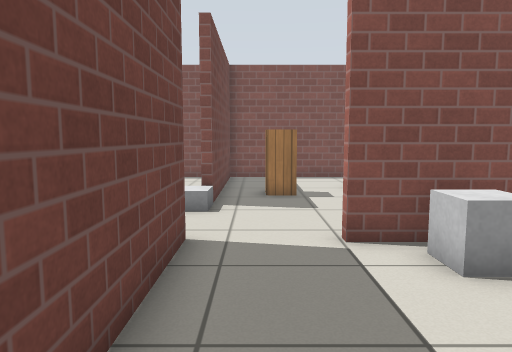
[1] (above)

16 first-person views from a walk through a robot-simulator world made for Gazebo. The camera is 0.9 m above the floor, tilts 6° down and sees 70° across. The floor is counted in squares, 0.5 m on a side. Each view is taken from the middle of a square. On the plan, view 1 faces up. The plan holds only what a view shows up to about 18 squares ahead; the rest is blank. Simple patterns stand in for the simulator's built-in surfaces.

[2]
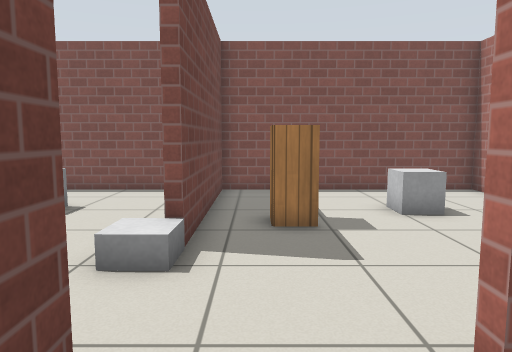

[3]
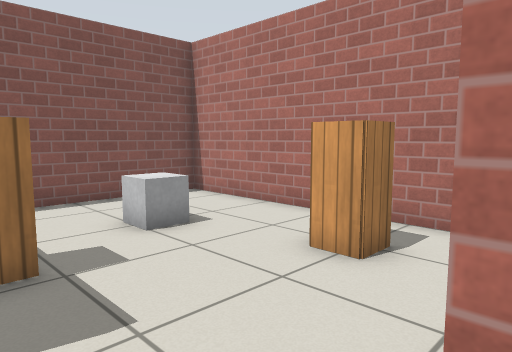

[4]
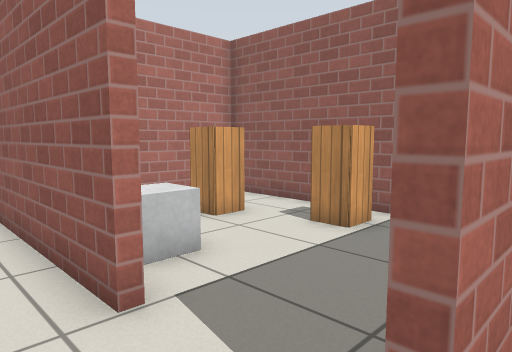

[5]
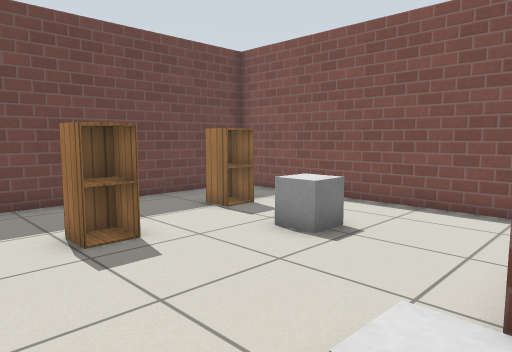

[6]
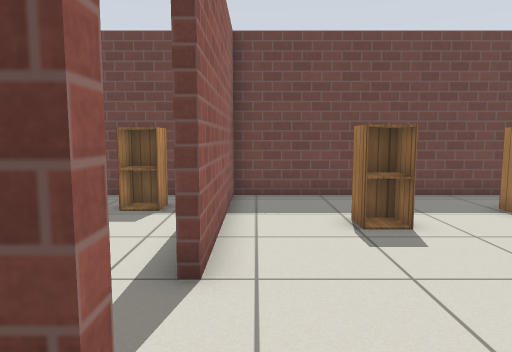

[7]
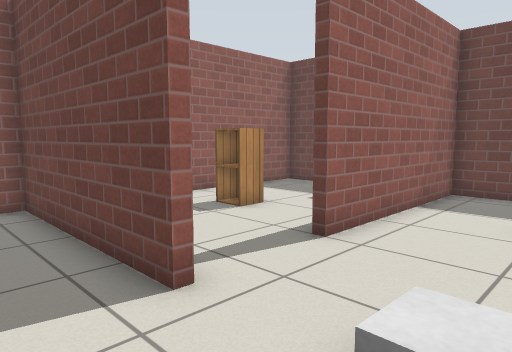

[8]
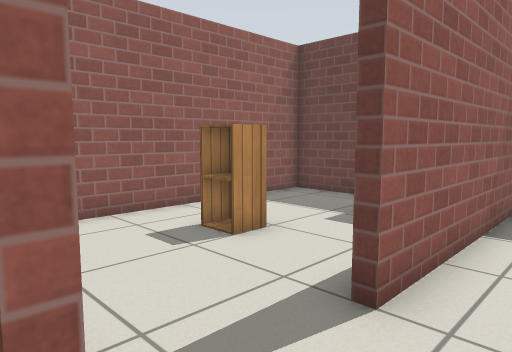

[9]
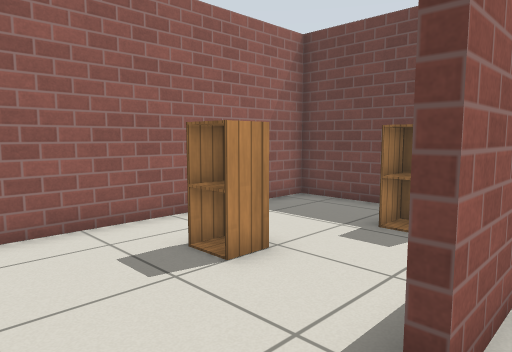

[10]
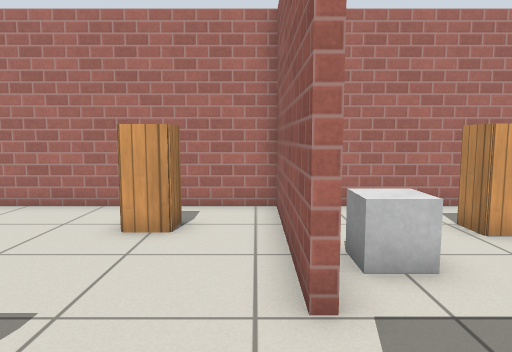

[11]
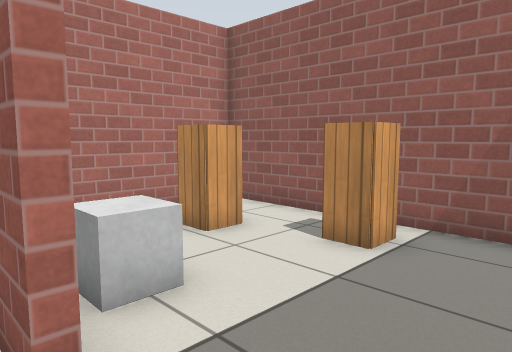

[12]
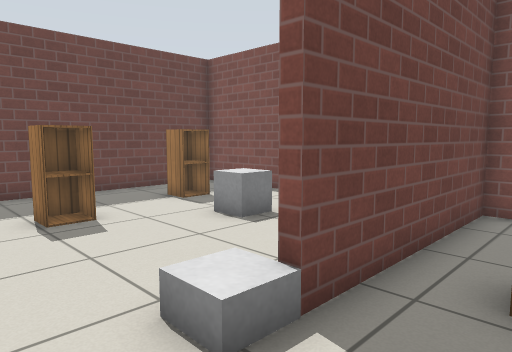

[13]
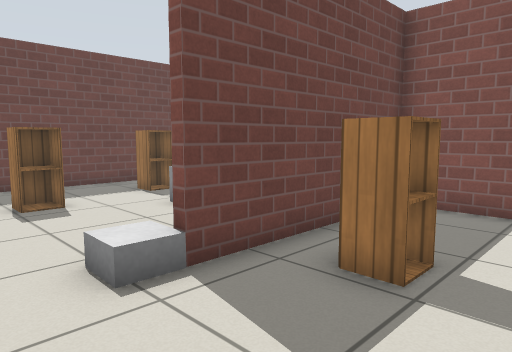

[14]
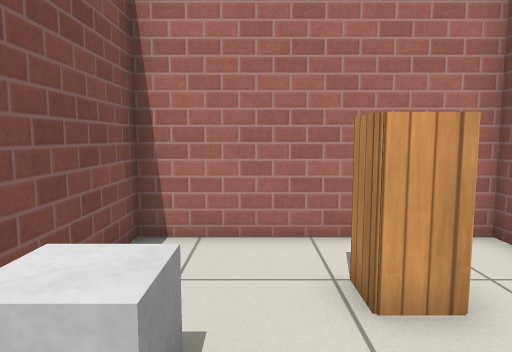

[15]
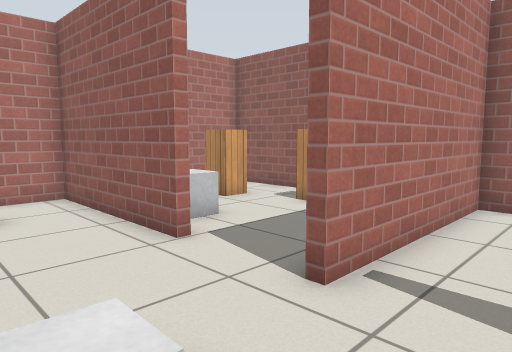

[16]
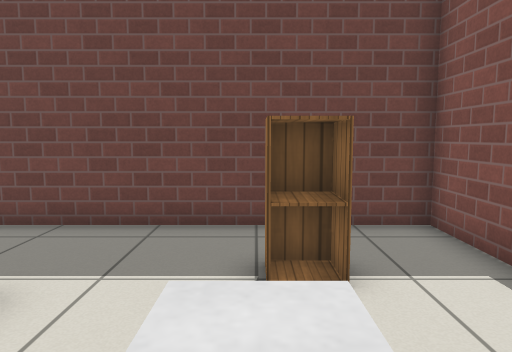

### Floor plan
Ten units are one square. View 1 is at (0, 0); x grows to the right and y downward. Boxes are objects, and circles mark ways between rooms. Rooms are numbered by the first view taken in them; rooms with no view inside come last. Other rooms are left out.
<svg viewBox="-119 -171 199 179">
<path fill="none" stroke="#000" d="M-13 -64 -13 3 75 3 75 -62 15 -62M-24 -166 -114 -166 -114 -63 -45 -63M15 -63 75 -63 75 -166 -13 -166 -13 -98M-45 -63 -45 -59M-114 -45 -114 3 -16 3 -16 -64"/>
<rect x="15" y="-15" width="10" height="10" fill="#bbb"><title>cabinet</title></rect>
<rect x="25" y="-55" width="10" height="10" fill="#bbb"><title>grey box</title></rect>
<rect x="45" y="-35" width="10" height="20" fill="#bbb"><title>cabinet</title></rect>
<rect x="-95" y="-145" width="20" height="20" fill="#bbb"><title>cabinet</title></rect>
<rect x="-85" y="-105" width="20" height="20" fill="#bbb"><title>cabinet</title></rect>
<rect x="-65" y="-135" width="20" height="10" fill="#bbb"><title>grey box</title></rect>
<rect x="-25" y="-105" width="20" height="20" fill="#bbb"><title>grey box</title></rect>
<rect x="5" y="-125" width="10" height="10" fill="#bbb"><title>cabinet</title></rect>
<rect x="35" y="-135" width="10" height="10" fill="#bbb"><title>grey box</title></rect>
<rect x="45" y="-95" width="20" height="10" fill="#bbb"><title>cabinet</title></rect>
<rect x="-105" y="-45" width="20" height="10" fill="#bbb"><title>cabinet</title></rect>
<rect x="-65" y="-35" width="10" height="20" fill="#bbb"><title>cabinet</title></rect>
<circle cx="5" cy="-60" r="3" fill="#2a7"/>
<circle cx="-10" cy="-80" r="3" fill="#2a7"/>
<circle cx="-30" cy="-60" r="3" fill="#2a7"/>
<text x="30" y="-30">1</text>
<text x="-70" y="-120">2</text>
<text x="30" y="-110">3</text>
<text x="-60" y="-30">4</text>
</svg>
Room 1 opens to room 3. Room 2 opens to room 3. Room 2 opens to room 4.

Where each view was taken, in squares from view 1:
view 1: 0 up, 0 right, facing up
view 2: 4 up, 0 right, facing up
view 3: 6 up, 0 right, facing up-right
view 4: 8 up, 2 left, facing down-right
view 5: 7 up, 1 left, facing up-left
view 6: 7 up, 0 right, facing left
view 7: 10 up, 1 right, facing down-left
view 8: 8 up, 1 left, facing down-left
view 9: 7 up, 2 left, facing down-left
view 10: 7 up, 2 left, facing right
view 11: 7 up, 1 left, facing down-right
view 12: 7 up, 1 right, facing up-left
view 13: 7 up, 3 right, facing up-left
view 14: 4 up, 1 right, facing right
view 15: 10 up, 4 left, facing down-right
view 16: 13 up, 4 left, facing left
